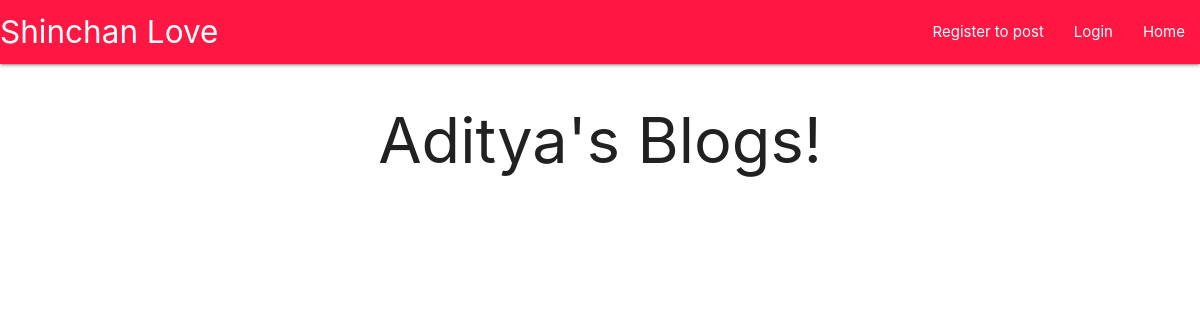
Before: / with the older database file.
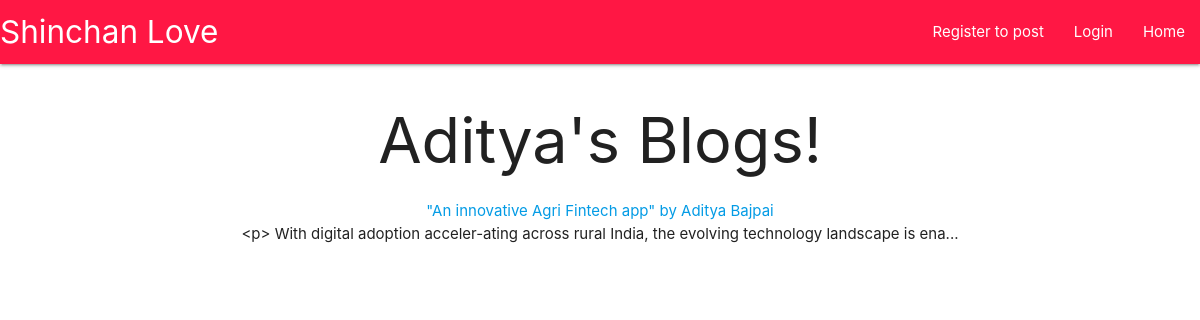
After: the same page with the newer database file.
### main/models.py (models this page shows, shortened)
class Post(models.Model):
    title = models.CharField(max_length=200 , null= False)
    author = models.ForeignKey(User , on_delete=models.CASCADE , default="Author Unkown" , null=True)
    body = models.TextField()

### main/views.py (the view)
# urls.py: path('' , Home.as_view() , name='main'),
class Home(ListView):
    model = Post
    template_name = "main.html"
    ordering = ["-id"]

### templates/main.html (shortened to what this page needs)
<!DOCTYPE html>
<html lang="en">
  <head>
    <link
      rel="stylesheet"
      href="https://cdnjs.cloudflare.com/ajax/libs/materialize/1.0.0/css/materialize.min.css"
    />
  </head>
  <body>
    <nav class="red accent-3">
      <div class="nav-wrapper">
        <a href="/" class="brand-logo">Shinchan Love</a>
        <ul id="nav-mobile" class="right hide-on-med-and-down">
          {%if user.is_authenticated%}
          <li><a href="{% url 'create' %}">Create Your Own Post</a></li>
          <li><a href="{% url 'logout' %}">Logout</a></li>
          {% else %}
          <li><a href="{% url 'register' %}">Register to post</a></li>
          <li><a href="{% url 'login' %}">Login</a></li>
          {% endif %}
          <li><a href="/">Home</a></li>
        </ul>
      </div>
    </nav>
    {%block content%}
    <h1>Aditya's Blogs!</h1>
    {% for post in object_list %} {% if user.is_authenticated %}
    <ul>
      <li>
        <a href="{%url 'article' post.pk%}">
          "{{post.title}}" by {{post.author.first_name}}
          {{post.author.last_name}}
          <br />
          <a href="{%url 'update' post.pk%}"><small>Update</small></a> |
          <a href="{%url 'delete' post.pk%}"><small>Delete</small></a>
        </a>
      </li>
    </ul>
    {% else %}
    <ul>
      <li>
        <a href="{%url 'article' post.pk%}">
          "{{post.title}}" by {{post.author.first_name}}
          {{post.author.last_name}}
          <br />
        </a>
        {{post.body|slice:":100"}}...
      </li>
    </ul>
    {% endif %} {%endfor%} {%endblock%}
  </body>
</html>

### templates/main.html (style rules this page uses)
h1 { text-align: center; }
ul { text-align: center; }

Changed rows visible on the page:
added Post: title "An innovative Agri Fintech app", author.first_name "Aditya", author.last_name "Bajpai", body "<p> With digital adoption acceler-ating across rural India, the evolving technology landscape is ena"
